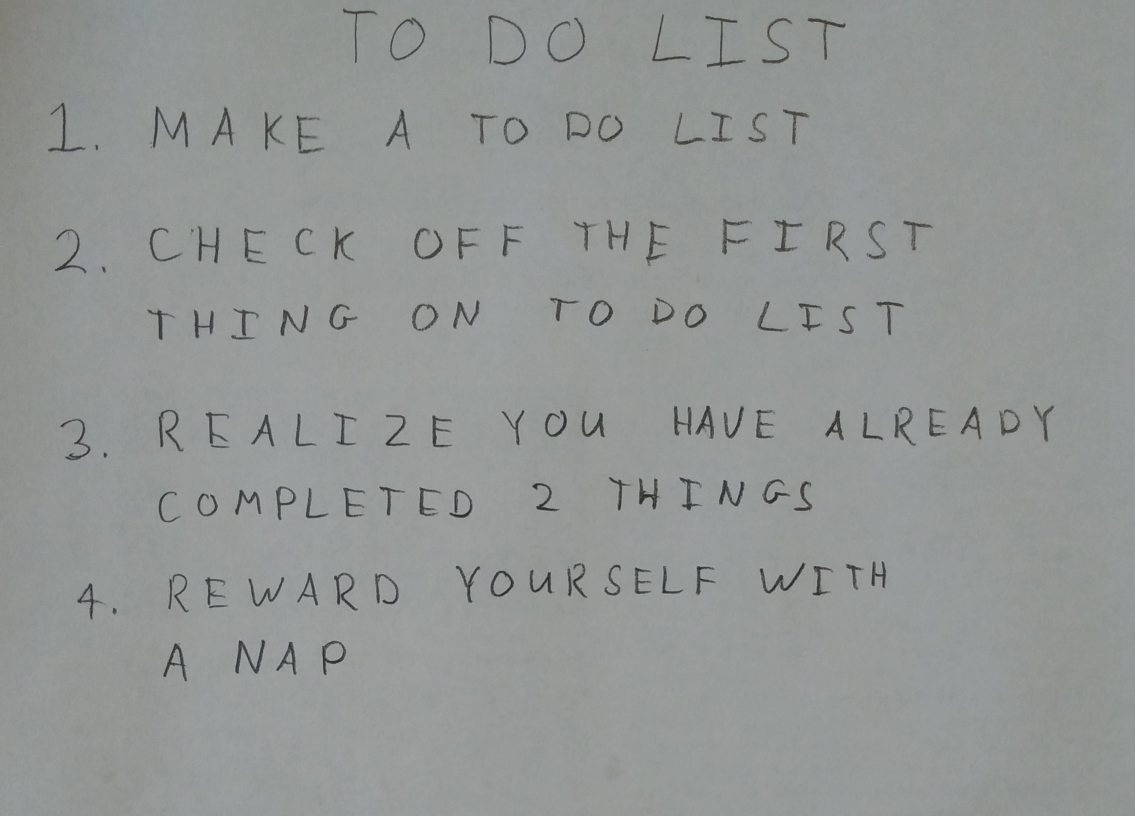
#> input picture images/01_list.jpg, 2270 x 1631 px (shown at 1/2 size); its folder holds only this picture in this run
$ python run_q4.py   (older library calls are emulated)
#> lines starting #> are read from the running program, lines starting #| are printed output that depends on the picture; after the words box and inside, x2 and y2 are one past the last pixel; in counts of white or black regions, pixels touching at a corner belong together
### python/q4.py
import numpy as np

import skimage
import skimage.measure
import skimage.color
import skimage.restoration
import skimage.filters
import skimage.morphology
import skimage.segmentation

# takes a color image
# returns a list of bounding boxes and black_and_white image
def findLetters(image):
    bboxes = []
    bw = None
    # insert processing in here
    # one idea estimate noise -> denoise -> greyscale -> threshold -> morphology -> label -> skip small boxes
    # this can be 10 to 15 lines of code using skimage functions

    ##########################
    ##### your code here #####
    ##########################
    image = skimage.restoration.denoise_bilateral(image, multichannel=True) # Denoising

    gray = skimage.color.rgb2gray(image) # Grayscale

    thresh = skimage.filters.threshold_otsu(gray) # Thresholding
#> thresh = 0.454

    bw = skimage.morphology.closing(gray<thresh, skimage.morphology.square(7)) # Morphology
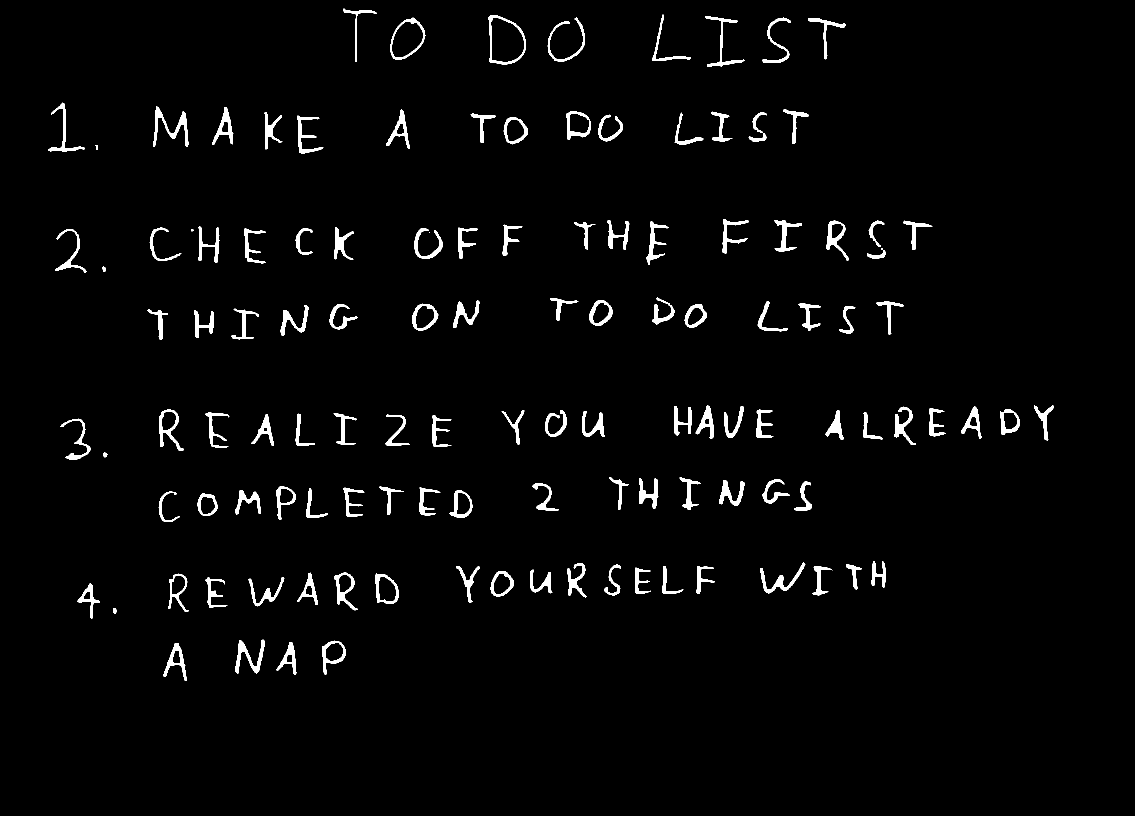
#> bw: shape (1631, 2270) bool (shown at 1/2 size); 2.5% white; 124 white regions (4 under 20 px)

    label_image = skimage.morphology.label(bw,connectivity=2) # Label
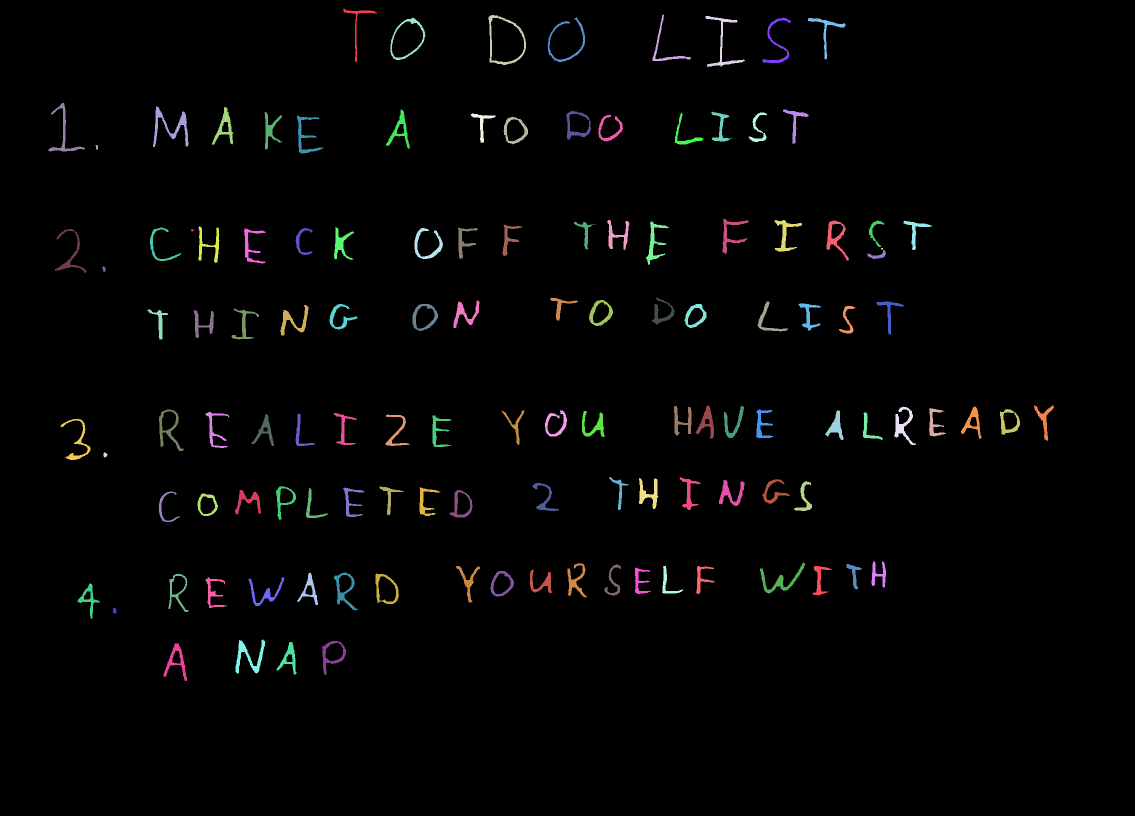
#> label_image: shape (1631, 2270) int32 (shown at 1/2 size); 125 distinct labels, from 0 to 124; one colour per label, 0 black

    #Skip small boxes
    props_region = skimage.measure.regionprops(label_image)
#> props_region = 124 regions; largest, box (x1, y1, x2, y2) and area: (306, 213, 377, 294) 1449, (471, 1279, 530, 1347) 1284, (977, 30, 1052, 130) 1191, (1520, 1125, 1611, 1187) 1166, (1411, 32, 1490, 134) 1099
    total_area = 0
    for region in props_region:
        total_area += region.area
#> this loop made 124 passes
#> total_area on passes 1 to 12: 631, 1346, 2537, 3636, 4562, 5512, 6392, 7213, 8215, 9664, 10665, 11616
#> after the loop, total_area = 90908
    mean_area = total_area / len(props_region)
#> mean_area = 733.1

    for region in props_region:
        if region.area > 0.5 * mean_area:
            bboxes.append(region.bbox)
#> this loop made 124 passes
#> after the loop, bboxes = 115 items, first 6: (17, 686, 124, 754), (29, 1305, 122, 1382), (30, 977, 130, 1052), (32, 1411, 134, 1490), (35, 780, 120, 851), (35, 1095, 124, 1170)

    bw = (~bw).astype(np.float)
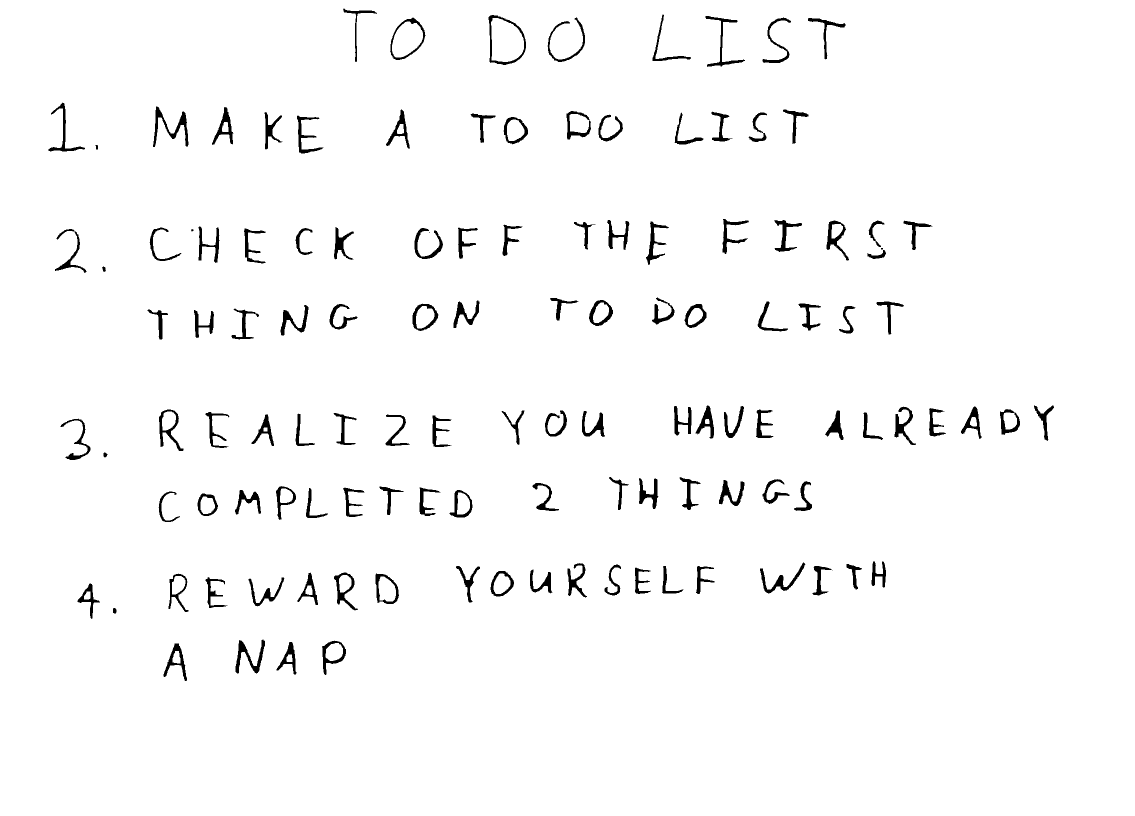
#> bw: shape (1631, 2270) float64 (shown at 1/2 size); values 0 (black) and 1 (white), 97.5% white; 124 black regions (4 under 20 px), largest, box (x1, y1, x2, y2) and area: (306, 213, 377, 294) 1449, (471, 1279, 530, 1347) 1284, (977, 30, 1052, 130) 1191

    return bboxes, bw

### python/nn.py
import numpy as np
from util import *
# do not include any more libraries here!
# do not put any code outside of functions!

############################## Q 2.1 ##############################
# Xavier initialization
# initialize b to 0 vector
# b should be a 1D array, not a 2D array with a singleton dimension
# we will do XW + b.
# X be [Examples, Dimensions]
# [11 lines left out: function initialize_weights, not called in this run]

############################## Q 2.2.1 ##############################
# x is a matrix
# a sigmoid activation function
def sigmoid(x):
    res = None

    res = 1.0 / (1.0 + np.exp(-x))

    return res

############################## Q 2.2.1 ##############################
def forward(X,params,name='',activation=sigmoid):
    """
    Do a forward pass

    Keyword arguments:
    X -- input vector [Examples x D]
    params -- a dictionary containing parameters
    name -- name of the layer
    activation -- the activation function (default is sigmoid)
    """
    pre_act, post_act = None, None
    # get the layer parameters
    W = params['W' + name]
    b = params['b' + name]

    ##########################
    ##### your code here #####
    pre_act = X @ W + b
    post_act = activation(pre_act)
    ##########################

    # store the pre-activation and post-activation values
    # these will be important in backprop
    params['cache_' + name] = (X, pre_act, post_act)

    return post_act

############################## Q 2.2.2  ##############################
# x is [examples,classes]
# softmax should be done for each row
def softmax(x):
    res = None

    ##########################
    ##### your code here #####
    max_term = np.max(x, axis=1, keepdims=True)
    exp_term = np.exp(x-max_term)
    res = exp_term / np.sum(exp_term, axis=1, keepdims=True)
    ##########################

    return res

############################## Q 2.2.3 ##############################
# compute total loss and accuracy -> the cross-entropy loss.
# y is size [examples,classes]
# probs is size [examples,classes]
# [17 lines left out: function compute_loss_and_acc, not called in this run]

############################## Q 2.3 ##############################
# we give this to you
# because you proved it
# it's a function of post_act
def sigmoid_deriv(post_act):
    res = post_act*(1.0-post_act)
    return res

# [50 lines left out: functions backwards, get_random_batches, not called in this run]

### python/run_q4.py
import os
import numpy as np
import matplotlib.pyplot as plt
import matplotlib.patches

import skimage
import skimage.measure
import skimage.color
import skimage.restoration
import skimage.io
import skimage.filters
import skimage.morphology
import skimage.segmentation

from nn import *
from q4 import *
# do not include any more libraries here!
# no opencv, no sklearn, etc!
import warnings
warnings.simplefilter(action='ignore', category=FutureWarning)
warnings.simplefilter(action='ignore', category=UserWarning)

for img in os.listdir('../images'):
    im1 = skimage.img_as_float(skimage.io.imread(os.path.join('../images',img)))
    bboxes, bw = findLetters(im1)
    print(bw.max())
#| 1.0
    plt.imshow(bw)
    for bbox in bboxes:
        minr, minc, maxr, maxc = bbox
        rect = matplotlib.patches.Rectangle((minc, minr), maxc - minc, maxr - minr,
                                fill=False, edgecolor='red', linewidth=2)
        plt.gca().add_patch(rect)
#> this loop made 115 passes
#> (minr, minc, maxr, maxc) on passes 1 to 12: (17, 686, 124, 754), (29, 1305, 122, 1382), (30, 977, 130, 1052), (32, 1411, 134, 1490), (35, 780, 120, 851), (35, 1095, 124, 1170), (35, 1525, 126, 1582), (36, 1616, 119, 1691), (205, 97, 303, 170), (213, 306, 294, 377), (214, 424, 290, 467), (219, 772, 297, 820)
    plt.show()
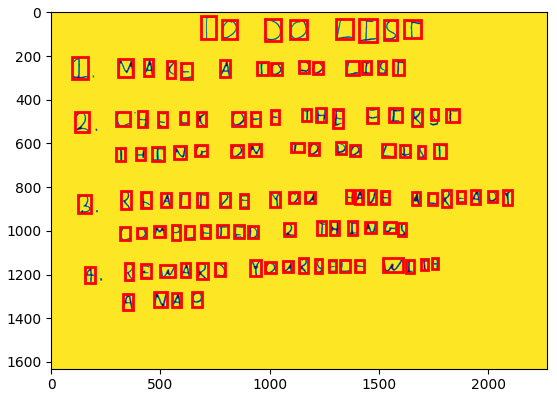
#> figure drawn by matplotlib, 1 panel
    # find the rows using..RANSAC, counting, clustering, etc.
    ##########################
    ##### your code here #####
    ##########################
    print('File name:', img)
    # Cordinates of bounding boxes: (x of center, y of center, width, height)
    cordis_letters = [((bbox[3]+bbox[1])//2, (bbox[2]+bbox[0])//2, bbox[3]-bbox[1], bbox[2]-bbox[0]) for bbox in bboxes]
#> cordis_letters = 115 items, first 6: (720, 70, 68, 107), (1343, 75, 77, 93), (1014, 80, 75, 100), (1450, 83, 79, 102), (815, 77, 71, 85), (1132, 79, 75, 89)

    # sort by centerY
    cordis_letters = sorted(cordis_letters, key=lambda x: x[1])
#> cordis_letters = 115 items, first 6: (720, 70, 68, 107), (1343, 75, 77, 93), (815, 77, 71, 85), (1653, 77, 75, 83), (1132, 79, 75, 89), (1014, 80, 75, 100)

    heights_letters = [bbox[2] - bbox[0] for bbox in bboxes]
#> heights_letters = 115 values, max 107 at index 0, min 45 at index 40, mean 64.8
    half_avg_height = np.mean(heights_letters)/2
#> half_avg_height = 32.4


    cordis_single_row = []
    cordis_rows = []
    y_pre = None
    for cordi in cordis_letters:
        if y_pre == None or cordi[1] - y_pre < half_avg_height: # Check whether the letter is on the same line with previous letter
            cordis_single_row.append(cordi)
        else:
            cordis_single_row = sorted(cordis_single_row, key=lambda x: x[0]) # Sort according to x coordinates
            cordis_rows.append(cordis_single_row)
            cordis_single_row = [cordi]

        y_pre = cordi[1]
#> this loop made 115 passes
#> y_pre on passes 9, 23, 40, 55: 250, 467, 618, 841
#> after the loop, cordis_rows = 7 items

    # Last row
    cordis_single_row = sorted(cordis_single_row, key=lambda x: x[0])
#> cordis_single_row = [(350, 1324, 47, 75), (500, 1313, 59, 68), (573, 1316, 40, 65), (668, 1315, 48, 69)]
    cordis_rows.append(cordis_single_row)

    # crop the bounding boxes
    # note.. before you flatten, transpose the image (that's how the dataset is!)
    # consider doing a square crop, and even using np.pad() to get your images looking more like the dataset
    ##########################
    ##### your code here #####
    ##########################
    letters_target = []
    for cordis_single_row in cordis_rows:
        row_raw_data = []
        for x, y, w, h in cordis_single_row:
            cropped = bw[y-h//2:y+h//2, x-w//2:x+w//2]
            # pad it to square
            if h < w:
                w_pad = w//16
                h_pad = (w-h)//2+w_pad
            else:
                h_pad = h//16
                w_pad = (h-w)//2+h_pad
            cropped = np.pad(cropped, ((h_pad, h_pad), (w_pad, w_pad)), 'constant', constant_values=(1, 1))
            # resize to 32*32
            cropped = skimage.transform.resize(cropped, (32, 32))
            cropped = skimage.morphology.erosion(cropped, np.array([[0, 1, 0], [1, 1, 1], [0, 1, 0]]))
            cropped = cropped.T
            row_raw_data.append(cropped.reshape(-1))

        letters_target.append(np.array(row_raw_data))
#> this loop made 8 passes
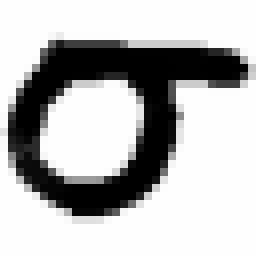
#> cropped: shape (32, 32) float64 (shown 8 times larger); min 0, max 1, mean 0.725
#> after the loop, letters_target = 8 items


    # load the weights
    # run the crops through your neural network and print them out
    import pickle
    import string
    letters = np.array([_ for _ in string.ascii_uppercase[:26]] + [str(_) for _ in range(10)])
    params = pickle.load(open('q3_weights.pickle','rb'))
#> (reads python/q3_weights.pickle from the repository)
    ##########################
    ##### your code here #####
    ##########################
    for letters_row in letters_target:
        h1 = forward(letters_row, params, 'layer1')
        probs = forward(h1, params, 'output', softmax)
        output_str = ''
        for i in range(probs.shape[0]):
            predict_idx = np.argmax(probs[i])
            output_str += letters[predict_idx]

        print(output_str)
#> this loop made 8 passes
#| TQDQLIST
#| INDXEATOZDLIST
#| 2CH5CKDFFTHEFIRFT
#| 7HINGQNTGDQLIST
#| ZRFALIIEYQUHAUEALRGADT
#| CQMPLFTLDJ3HINGS
#| 9RFWDRDYQURSELFWITH
#| ANAP

    plt.show()
